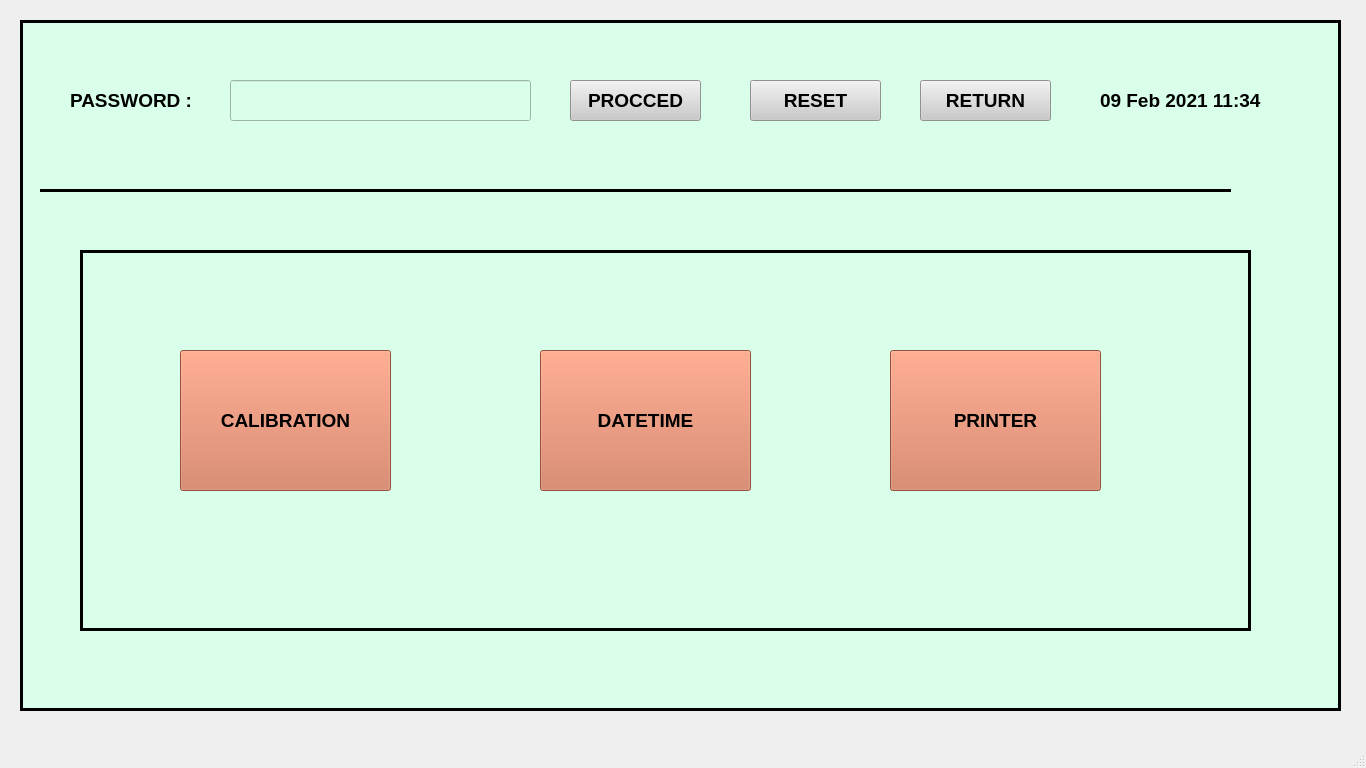
<?xml version="1.0" encoding="UTF-8"?>
<ui version="4.0">
 <class>MainWindow</class>
 <widget class="QMainWindow" name="MainWindow">
  <property name="geometry">
   <rect>
    <x>0</x>
    <y>0</y>
    <width>1366</width>
    <height>768</height>
   </rect>
  </property>
  <property name="windowTitle">
   <string>MainWindow</string>
  </property>
  <widget class="QWidget" name="centralwidget">
   <widget class="QFrame" name="frame">
    <property name="geometry">
     <rect>
      <x>20</x>
      <y>20</y>
      <width>1321</width>
      <height>691</height>
     </rect>
    </property>
    <property name="styleSheet">
     <string notr="true">background-color: rgb(217, 255, 235);</string>
    </property>
    <property name="frameShape">
     <enum>QFrame::Box</enum>
    </property>
    <property name="frameShadow">
     <enum>QFrame::Plain</enum>
    </property>
    <property name="lineWidth">
     <number>3</number>
    </property>
    <widget class="QLabel" name="label">
     <property name="geometry">
      <rect>
       <x>1080</x>
       <y>60</y>
       <width>211</width>
       <height>41</height>
      </rect>
     </property>
     <property name="font">
      <font>
       <family>Arial</family>
       <pointsize>14</pointsize>
       <weight>75</weight>
       <bold>true</bold>
      </font>
     </property>
     <property name="text">
      <string>09 Feb 2021 11:34</string>
     </property>
    </widget>
    <widget class="QPushButton" name="pushButton_5">
     <property name="geometry">
      <rect>
       <x>550</x>
       <y>60</y>
       <width>131</width>
       <height>41</height>
      </rect>
     </property>
     <property name="font">
      <font>
       <family>Arial</family>
       <pointsize>14</pointsize>
       <weight>75</weight>
       <bold>true</bold>
      </font>
     </property>
     <property name="styleSheet">
      <string notr="true">background-color: rgb(, 132, 132);
background-color: rgb(202, 202, 202);</string>
     </property>
     <property name="text">
      <string>PROCCED</string>
     </property>
    </widget>
    <widget class="QPushButton" name="pushButton_6">
     <property name="geometry">
      <rect>
       <x>730</x>
       <y>60</y>
       <width>131</width>
       <height>41</height>
      </rect>
     </property>
     <property name="font">
      <font>
       <family>Arial</family>
       <pointsize>14</pointsize>
       <weight>75</weight>
       <bold>true</bold>
      </font>
     </property>
     <property name="styleSheet">
      <string notr="true">background-color: rgb(, 132, 132);
background-color: rgb(202, 202, 202);</string>
     </property>
     <property name="text">
      <string>RESET</string>
     </property>
    </widget>
    <widget class="QLabel" name="label_2">
     <property name="geometry">
      <rect>
       <x>50</x>
       <y>60</y>
       <width>131</width>
       <height>41</height>
      </rect>
     </property>
     <property name="font">
      <font>
       <family>Arial</family>
       <pointsize>14</pointsize>
       <weight>75</weight>
       <bold>true</bold>
      </font>
     </property>
     <property name="text">
      <string>PASSWORD :</string>
     </property>
    </widget>
    <widget class="QLineEdit" name="lineEdit">
     <property name="geometry">
      <rect>
       <x>210</x>
       <y>60</y>
       <width>301</width>
       <height>41</height>
      </rect>
     </property>
     <property name="font">
      <font>
       <family>Arial</family>
       <pointsize>14</pointsize>
       <weight>75</weight>
       <bold>true</bold>
      </font>
     </property>
     <property name="echoMode">
      <enum>QLineEdit::Password</enum>
     </property>
    </widget>
    <widget class="Line" name="line">
     <property name="geometry">
      <rect>
       <x>20</x>
       <y>160</y>
       <width>1191</width>
       <height>21</height>
      </rect>
     </property>
     <property name="frameShadow">
      <enum>QFrame::Plain</enum>
     </property>
     <property name="lineWidth">
      <number>3</number>
     </property>
     <property name="orientation">
      <enum>Qt::Horizontal</enum>
     </property>
    </widget>
    <widget class="QFrame" name="frame_2">
     <property name="geometry">
      <rect>
       <x>60</x>
       <y>230</y>
       <width>1171</width>
       <height>381</height>
      </rect>
     </property>
     <property name="frameShape">
      <enum>QFrame::Box</enum>
     </property>
     <property name="frameShadow">
      <enum>QFrame::Plain</enum>
     </property>
     <property name="lineWidth">
      <number>3</number>
     </property>
     <widget class="QPushButton" name="pushButton">
      <property name="geometry">
       <rect>
        <x>100</x>
        <y>100</y>
        <width>211</width>
        <height>141</height>
       </rect>
      </property>
      <property name="font">
       <font>
        <family>Arial</family>
        <pointsize>14</pointsize>
        <weight>75</weight>
        <bold>true</bold>
       </font>
      </property>
      <property name="styleSheet">
       <string notr="true">background-color: rgb(208, 114, 82);</string>
      </property>
      <property name="text">
       <string>CALIBRATION</string>
      </property>
     </widget>
     <widget class="QPushButton" name="pushButton_2">
      <property name="geometry">
       <rect>
        <x>460</x>
        <y>100</y>
        <width>211</width>
        <height>141</height>
       </rect>
      </property>
      <property name="font">
       <font>
        <family>Arial</family>
        <pointsize>14</pointsize>
        <weight>75</weight>
        <bold>true</bold>
       </font>
      </property>
      <property name="styleSheet">
       <string notr="true">background-color: rgb(208, 114, 82);</string>
      </property>
      <property name="text">
       <string>DATETIME</string>
      </property>
     </widget>
     <widget class="QPushButton" name="pushButton_3">
      <property name="geometry">
       <rect>
        <x>810</x>
        <y>100</y>
        <width>211</width>
        <height>141</height>
       </rect>
      </property>
      <property name="font">
       <font>
        <family>Arial</family>
        <pointsize>14</pointsize>
        <weight>75</weight>
        <bold>true</bold>
       </font>
      </property>
      <property name="styleSheet">
       <string notr="true">background-color: rgb(208, 114, 82);</string>
      </property>
      <property name="text">
       <string>PRINTER</string>
      </property>
     </widget>
    </widget>
    <widget class="QPushButton" name="pushButton_7">
     <property name="geometry">
      <rect>
       <x>900</x>
       <y>60</y>
       <width>131</width>
       <height>41</height>
      </rect>
     </property>
     <property name="font">
      <font>
       <family>Arial</family>
       <pointsize>14</pointsize>
       <weight>75</weight>
       <bold>true</bold>
      </font>
     </property>
     <property name="styleSheet">
      <string notr="true">background-color: rgb(, 132, 132);
background-color: rgb(202, 202, 202);</string>
     </property>
     <property name="text">
      <string>RETURN</string>
     </property>
    </widget>
   </widget>
  </widget>
  <widget class="QMenuBar" name="menubar">
   <property name="geometry">
    <rect>
     <x>0</x>
     <y>0</y>
     <width>1366</width>
     <height>21</height>
    </rect>
   </property>
  </widget>
  <widget class="QStatusBar" name="statusbar"/>
 </widget>
 <resources/>
 <connections/>
</ui>
